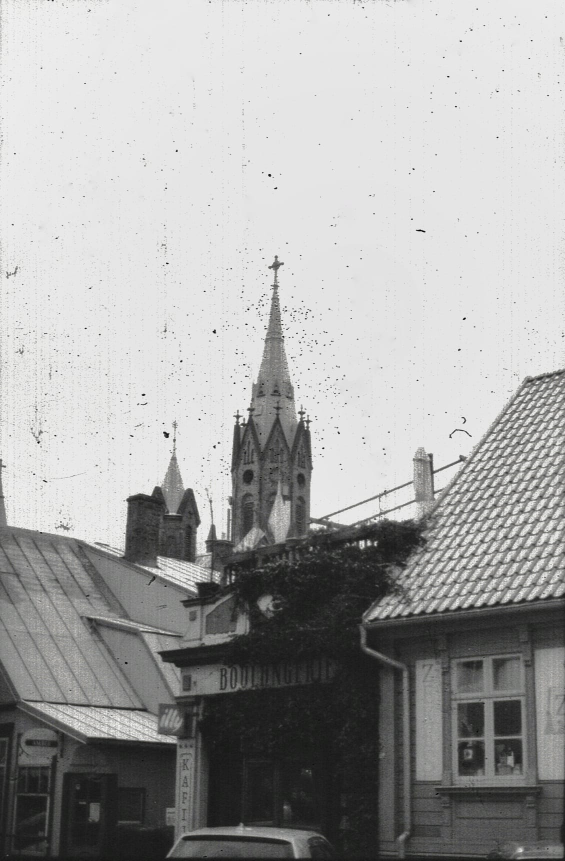
#> input picture bolangerie.png, 1130 x 1721 px, found by its file name (shown at 1/2 size)
$ python pixel_sort.py
#> lines starting #> are read from the running program, lines starting #| are printed output that depends on the picture
from PIL import Image
import random

def cut_invert_and_flip(image_path, num_cuts=20):
#> called with image_path = 'bolangerie.png', num_cuts = 20
    with Image.open(image_path) as img:
        # Convert the image to RGB mode
#> img is the input picture: PIL image 1130x1721 RGBA; mean R, G, B, A 165.7, 165.8, 165.1, 255
        img = img.convert("RGB")
#> img: PIL image 1130x1721 RGB

        # Get the size of the image
        width, height = img.size
#> width = 1130; height = 1721

        # Specify the minimum and maximum width and height of the cut
        min_cut_width = 30  # Adjust the minimum width for longer pieces vertically
        max_cut_width = 60  # Adjust the maximum width for longer pieces vertically
        min_cut_height = 600
        max_cut_height = 900

        # Iterate through each cut
        for _ in range(num_cuts):
            # Randomly select the width and height of the cut
            cut_width = random.randint(min_cut_width, max_cut_width)
            cut_height = random.randint(min_cut_height, max_cut_height)

            # Randomly select the top-left corner of the cut
            left = random.randint(0, width - cut_width)
            top = random.randint(0, height - cut_height)

            # Calculate the bottom-right corner of the cut
            right = left + cut_width
            bottom = top + cut_height

            # Crop the region from the original image
            region = img.crop((left, top, right, bottom))

            # Flip the region vertically
            flipped_region = region.transpose(Image.FLIP_TOP_BOTTOM)

            # Invert the colors of the flipped region
            inverted_region = Image.eval(flipped_region, lambda x: 255 - x)

            # Paste the inverted region back onto the original image
            img.paste(inverted_region, (left, top))
#> this loop made 20 passes
#> pass 1, in cut_invert_and_flip, `region = img.crop((left, top, right, bottom))`:
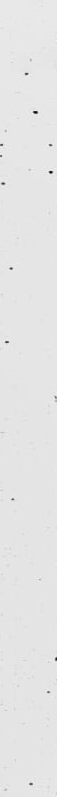
#> region: PIL image 57x797 RGB; min 0, max 249, mean 228.3
#> pass 1, in cut_invert_and_flip, `inverted_region = Image.eval(flipped_region, lambda x: 255 - x)`:
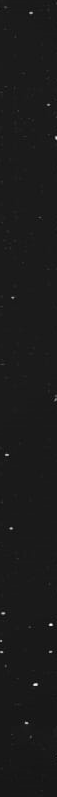
#> inverted_region: PIL image 57x797 RGB; min 6, max 255, mean 26.7
#> pass 2, in cut_invert_and_flip, `region = img.crop((left, top, right, bottom))`:
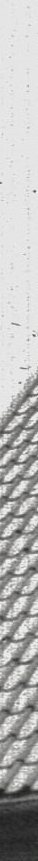
#> region: PIL image 38x861 RGB; mean R, G, B 182.8, 182.8, 181.7
#> after the loop:
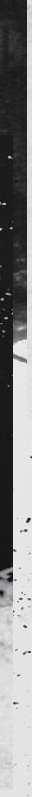
#> flipped_region: PIL image 32x797 RGB; mean R, G, B 131.7, 131.7, 131.7
#> after the loop:
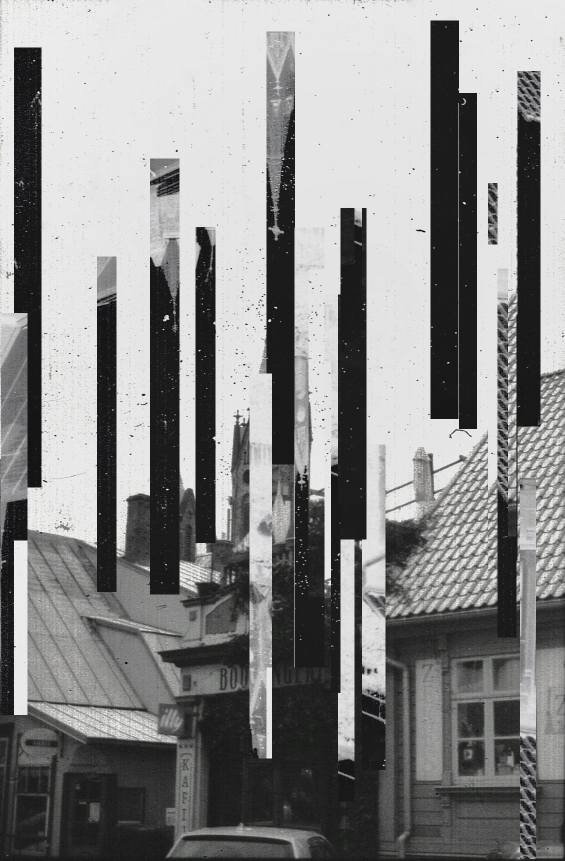
#> img: PIL image 1130x1721 RGB (shown at 1/2 size); mean R, G, B 138.6, 138.6, 138.3
#> after the loop:
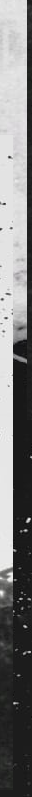
#> inverted_region: PIL image 32x797 RGB; mean R, G, B 123.3, 123.3, 123.3

        # Save the modified image
        output_path = "cut_inverted_and_flipped_image.jpg"
        img.save(output_path)

    print("Cut, inverted, and flipped image saved as", output_path)

if __name__ == "__main__":
    image_path = "bolangerie.png"
    cut_invert_and_flip(image_path)

$ run again, with cut_and_inverted_image.jpg saved as bolangerie.png
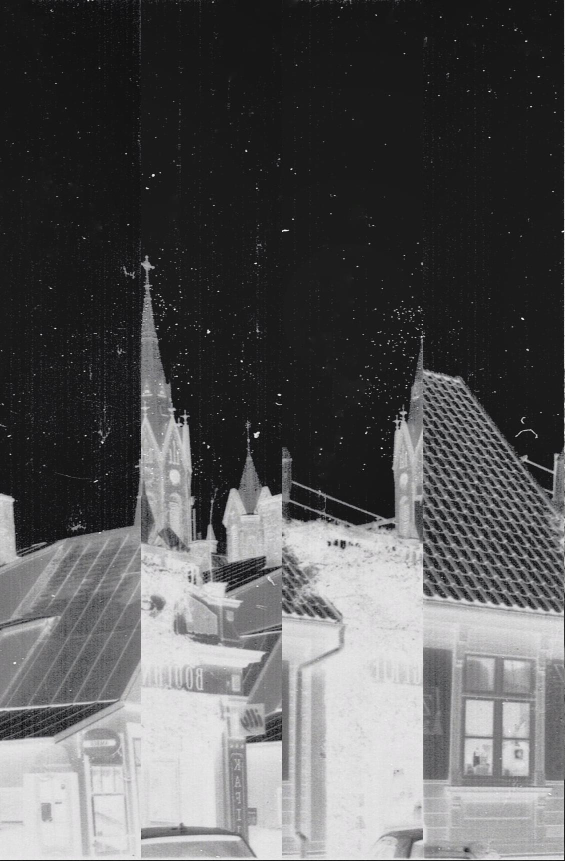
#> input picture cut_and_inverted_image.jpg, 1130 x 1721 px, found by its file name (shown at 1/2 size)
#> in cut_invert_and_flip, img is the input picture: PIL image 1130x1721 RGB; mean R, G, B 89.3, 89.2, 89.8
#> after the loop in cut_invert_and_flip, `for _ in range(num_cuts):`:
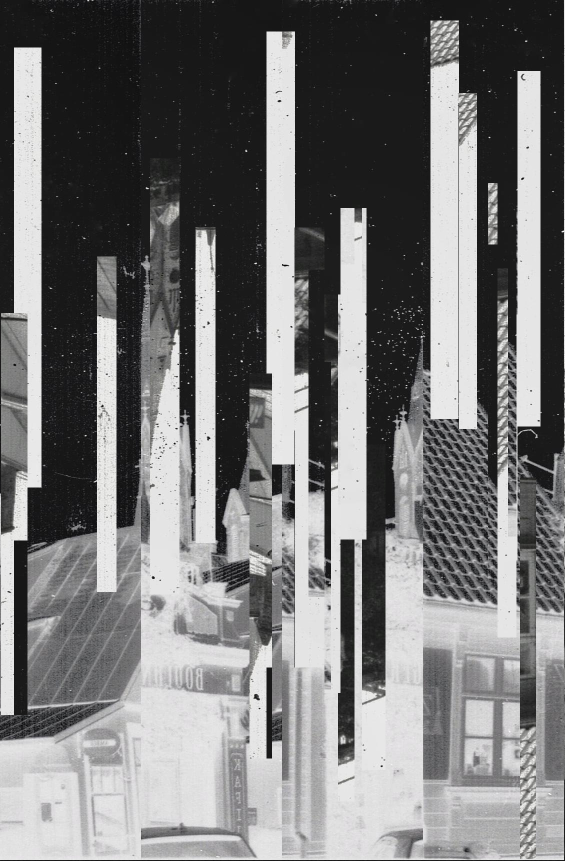
#> img: PIL image 1130x1721 RGB (shown at 1/2 size); mean R, G, B 119.1, 119, 119.4
#> after the loop in cut_invert_and_flip, `for _ in range(num_cuts):`:
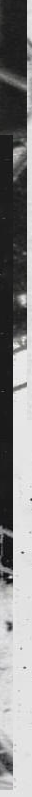
#> inverted_region: PIL image 32x797 RGB; mean R, G, B 131.2, 131.2, 131.1

$ run again, with kiegelis.jpeg saved as bolangerie.png
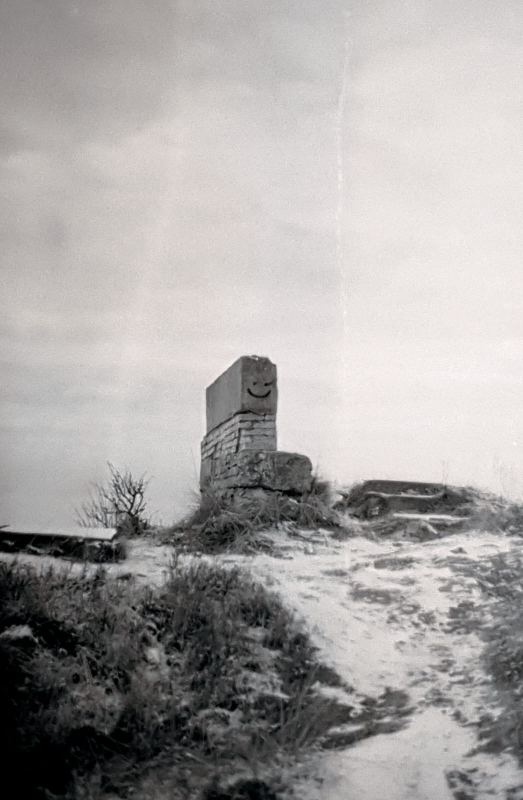
#> input picture kiegelis.jpeg, 1046 x 1600 px, found by its file name (shown at 1/2 size)
#> in cut_invert_and_flip, img is the input picture: PIL image 1046x1600 RGB; mean R, G, B 167.9, 165, 163.6
#> after the loop in cut_invert_and_flip, `for _ in range(num_cuts):`:
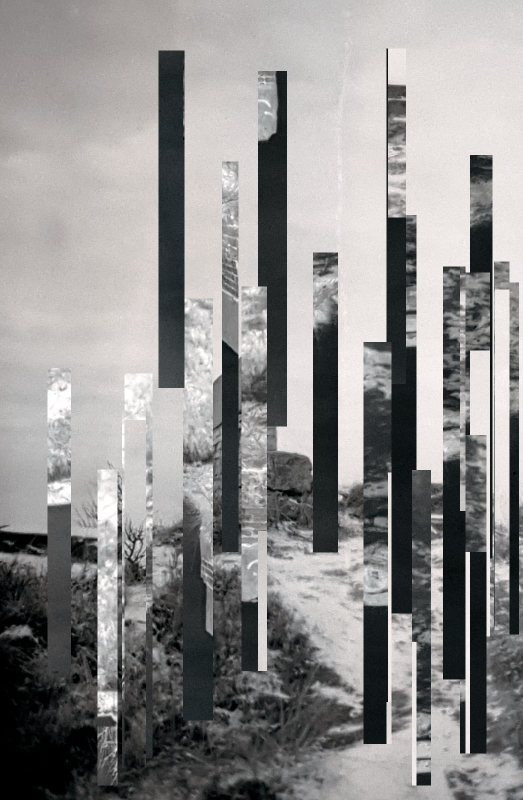
#> img: PIL image 1046x1600 RGB (shown at 1/2 size); mean R, G, B 143.5, 142.2, 141.6
#> after the loop in cut_invert_and_flip, `for _ in range(num_cuts):`:
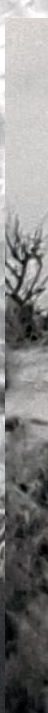
#> inverted_region: PIL image 48x713 RGB; mean R, G, B 131.3, 130.7, 130
